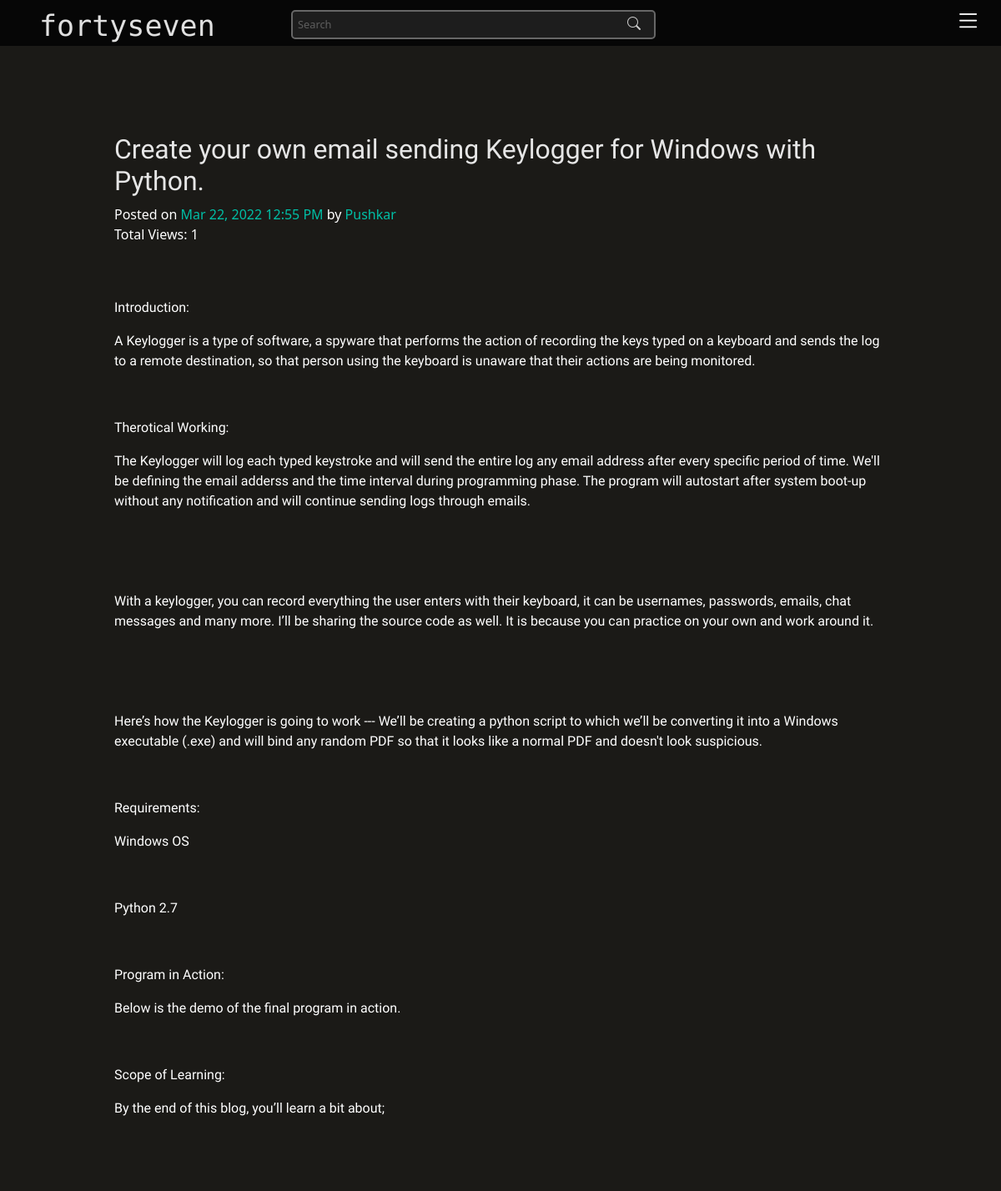
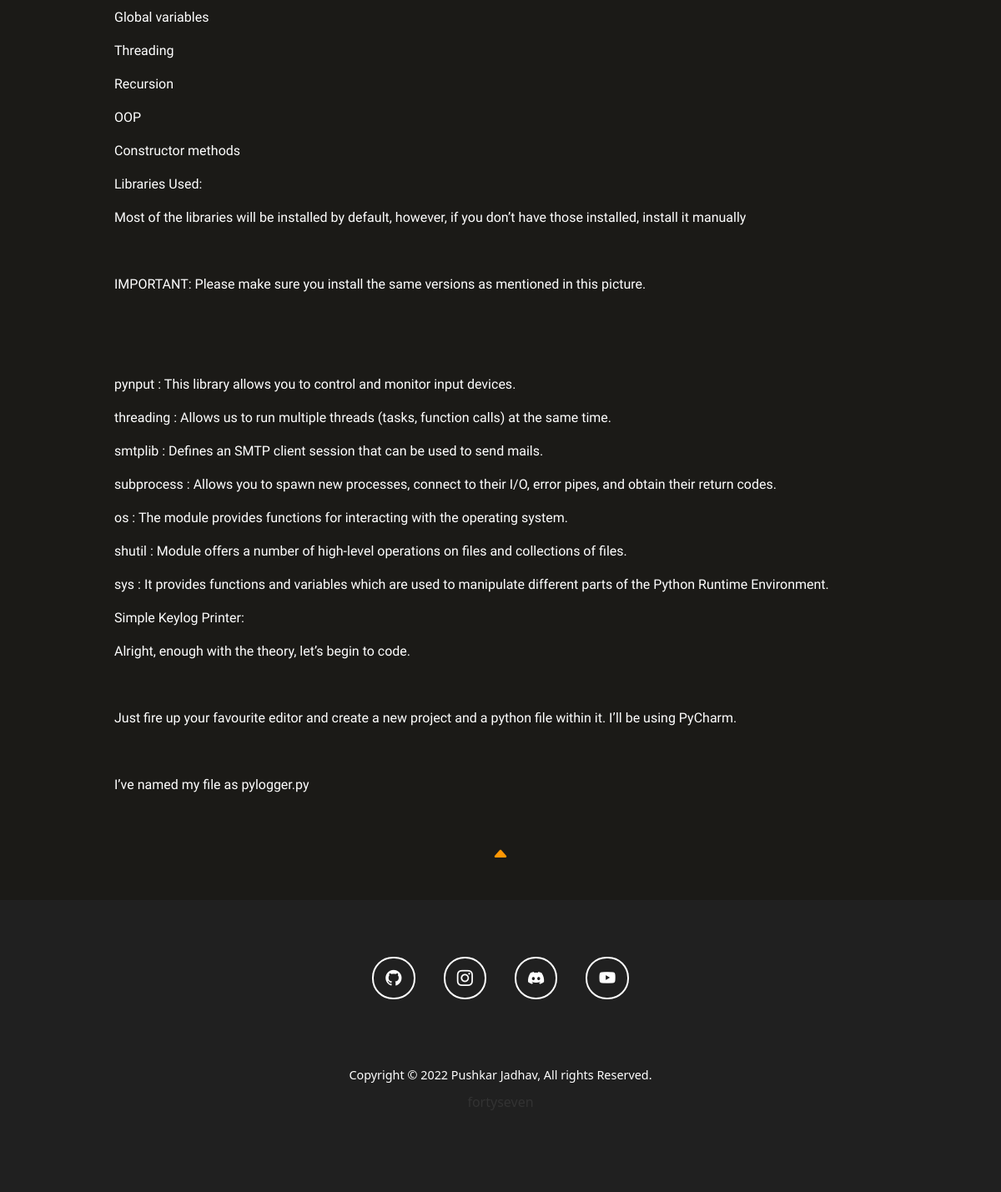
The app's page /blog-detail/create-your-own-email-sending-keylogger-for-windows-with-python, older data (2 pictures, top to bottom).
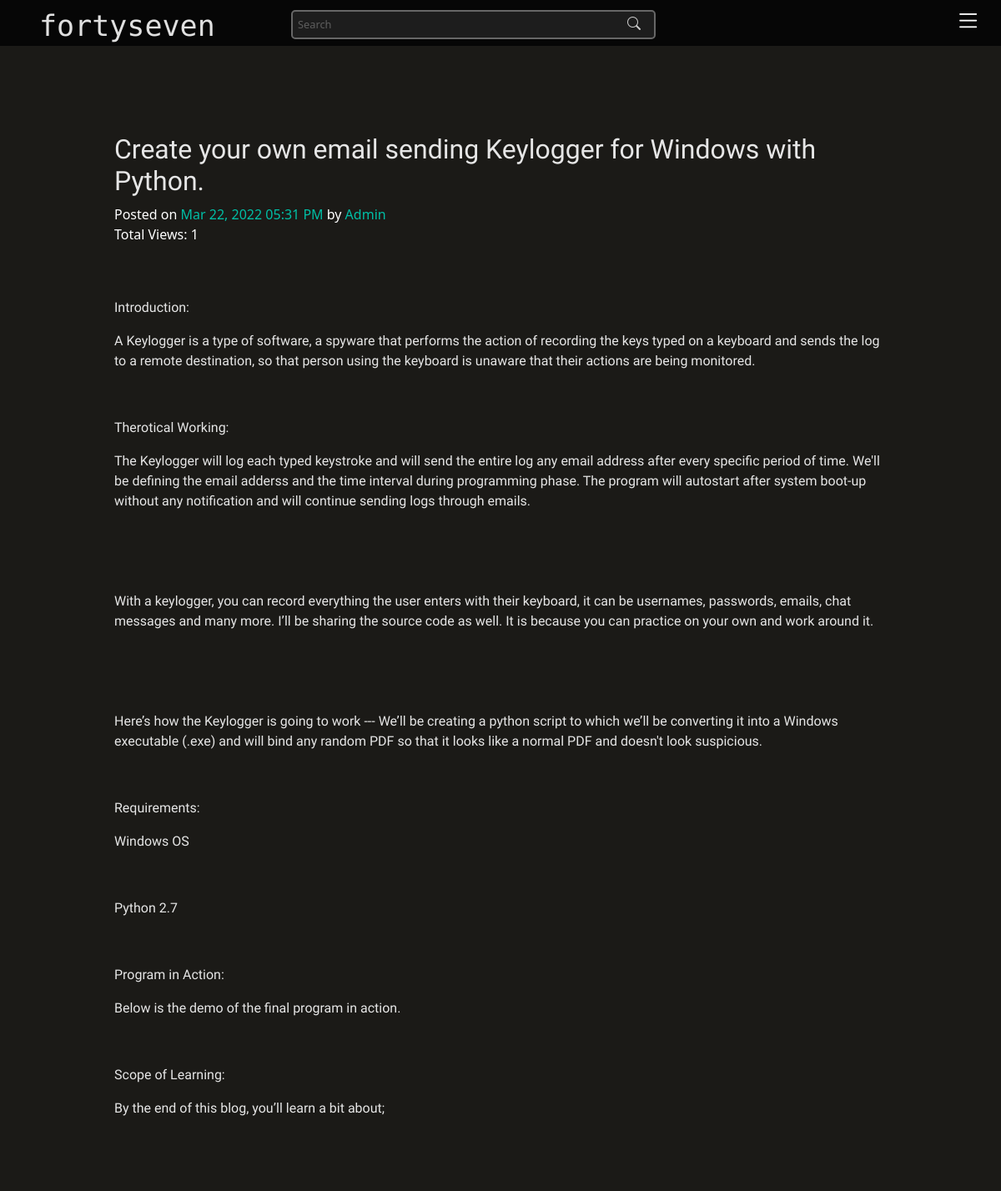
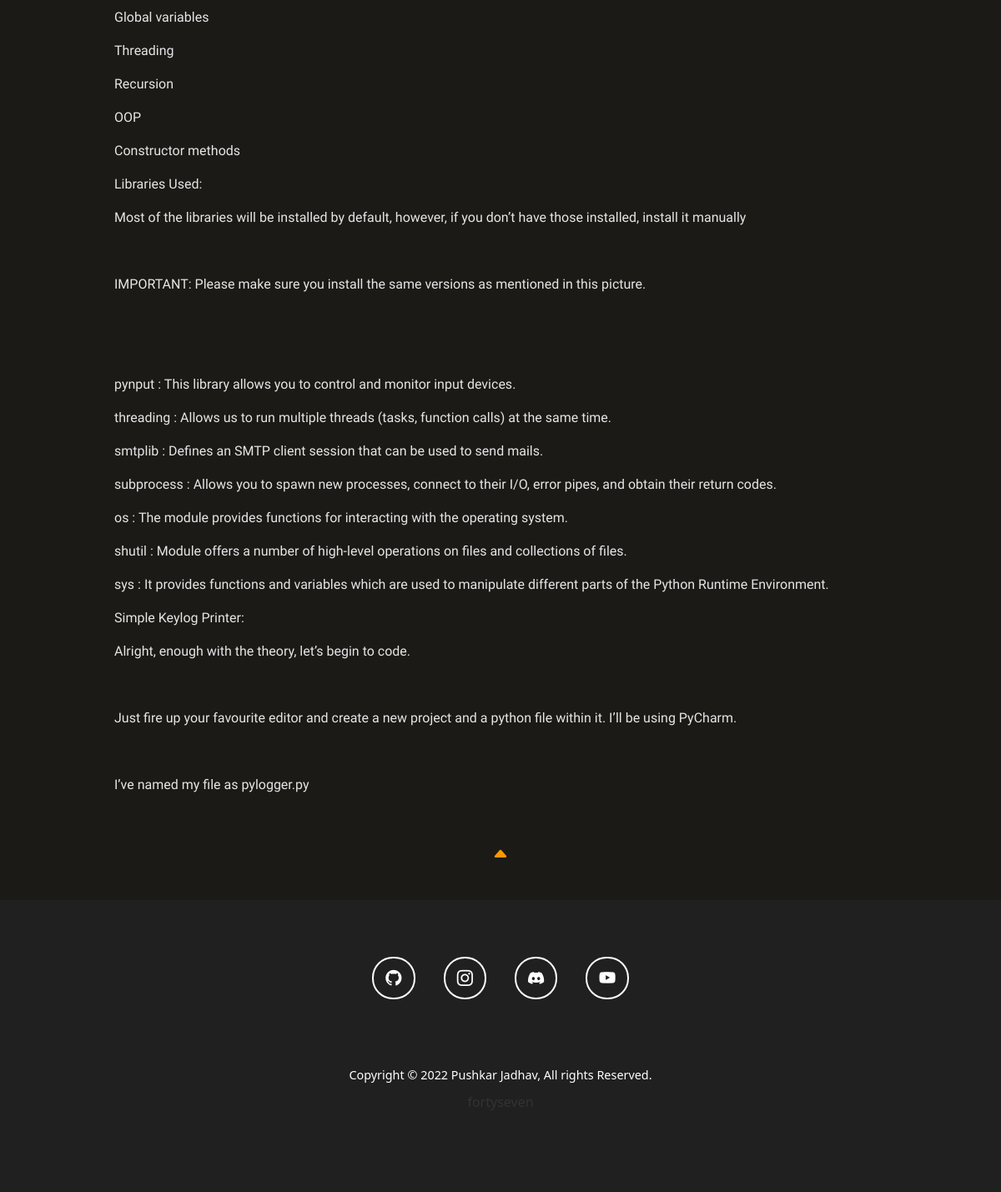
The same page, newer data (2 pictures, top to bottom).
### blogs/models.py (models this page shows, shortened)
class Blog(models.Model):
    title = models.CharField(max_length=1000)
    gist = models.CharField(max_length=1000)
    content = FroalaField()
    slug = models.SlugField(max_length=1000, null=True, blank=True)
    image = models.ImageField(upload_to='blogs')
    user = models.ForeignKey(User, blank=True , null=True , on_delete=models.CASCADE)
    created_at = models.DateTimeField(auto_now_add=True)
    upload_to = models.DateTimeField(auto_now=True)
    views = models.ManyToManyField(ViewsModel, related_name="post_views", blank=True)
    def total_views(self):
        return self.views.count()

### blogs/views.py (the view)
# urls.py: path('blog-detail/<slug>', views.blog_detail, name='blog-detail'),
def blog_detail(request, slug):
    context = {}
    ip = get_ip(request)
    try:
        blog_obj = Blog.objects.filter(slug = slug).first()
        context['blogs_obj'] = blog_obj
        if not ViewsModel.objects.filter(total_visits = ip).exists():
            ViewsModel.objects.create(total_visits = ip)
            blog_obj.views.add(ViewsModel.objects.get(total_visits = ip))
        else:
            blog_obj.views.add(ViewsModel.objects.get(total_visits = ip))
    except Exception as e:
        print(e)
    return render(request, 'blog-detail.html', context)

### blogs/helpers.py (called while the page is built)
def get_ip(request):
    x_forwarded_for = request.META.get('HTTP_X_FORWARDED_FOR')
    if x_forwarded_for:
        print ("returning FORWARDED_FOR")
        ip = x_forwarded_for.split(',')[-1].strip()
    elif request.META.get('HTTP_X_REAL_IP'):
        print ("returning REAL_IP")
        ip = request.META.get('HTTP_X_REAL_IP')
    else:
        print ("returning REMOTE_ADDR")
        ip = request.META.get('REMOTE_ADDR')
    return ip

### template/blog-detail.html (shortened to what this page needs)
{% extends 'base.html' %}
{% load static %}
{% block start %}
<section>
    <div class="container indBlog-container">
            <div class="row editRow">
                <div class="col-lg-1"></div>
                <div class="col-lg-10">
                </div>
            </div>
        <div class="row text-center">
            <div class="col-xl-10 mx-auto"><img class="img-fluid mb-5" src="/media/{{blogs_obj.image}}" alt=""></div>
        </div>
        <div class="row">
            <div class="col-xl-10 col-lg-10 mx-auto">
                <div class="text-heading">
                    <h2>{{blogs_obj.title|safe}}</h2>
                </div>
                <div class="auth-details">
                    <p>Posted on <span>{{blogs_obj.created_at|date:"M d, Y"}} {{blogs_obj.created_at|time:"h:i A"}}</span> by <span>{{blogs_obj.user.first_name}}</span></p>
                    <p>Total Views: {{blogs_obj.total_views}}</p>
                </div>
                <div class="text-content">
                    {{blogs_obj.content|safe}}
                </div>
            </div>
        </div>
    </div>
</section>
{% endblock %}

Row changes from the older to the newer data that the page shows:
removed Blog: title "Create your own email sending Keylogger for Windows with Python.", created_at "Mar 22, 2022", created_at "12:55 PM", user.first_name "Pushkar", total_views "1", content "Introduction: A Keylogger is a type of software, a spyware that performs the action of recording the keys typed on a keyboard and sends the log to a remote destination, so that person using the keyboard is unaware that their actions are being monitored. Therotical Working: The Keylogger will log each typed keystroke and will send the entire log any email address after every specific period of time. We'll be defining the email adderss and the time interval during programming phase. The program will autostart after system boot-up without any notification and will continue sending logs through emails. With a keylogger, you can record everything the user enters with their keyboard, it can be…"
now on this page (row edited): Blog: title "Create your own email sending Keylogger for Windows with Python.", created_at "Mar 22, 2022", created_at "05:31 PM", user.first_name "Admin", total_views "1", content "Introduction: A Keylogger is a type of software, a spyware that performs the action of recording the keys typed on a keyboard and sends the log to a remote destination, so that person using the keyboard is unaware that their actions are being monitored. Therotical Working: The Keylogger will log each typed keystroke and will send the entire log any email address after every specific period of time. We'll be defining the email adderss and the time interval during programming phase. The program will autostart after system boot-up without any notification and will continue sending logs through emails. With a keylogger, you can record everything the user enters with their keyboard, it can be…"
